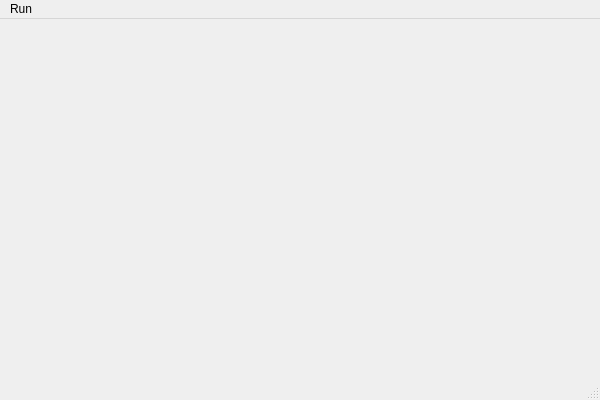
<?xml version="1.0" encoding="UTF-8"?>
<ui version="4.0">
 <class>MainWindow</class>
 <widget class="QMainWindow" name="MainWindow">
  <property name="geometry">
   <rect>
    <x>0</x>
    <y>0</y>
    <width>600</width>
    <height>400</height>
   </rect>
  </property>
  <property name="windowTitle">
   <string>MainWindow</string>
  </property>
  <widget class="QWidget" name="centralWidget"/>
  <widget class="QMenuBar" name="menuBar">
   <property name="geometry">
    <rect>
     <x>0</x>
     <y>0</y>
     <width>600</width>
     <height>22</height>
    </rect>
   </property>
   <widget class="QMenu" name="menuLab">
    <property name="title">
     <string>Run</string>
    </property>
    <addaction name="actionLab_1_1"/>
    <addaction name="actionLab_1_2"/>
    <addaction name="separator"/>
    <addaction name="actionLab_2_1"/>
    <addaction name="actionLab_2_2"/>
   </widget>
   <addaction name="menuLab"/>
  </widget>
  <widget class="QStatusBar" name="statusBar"/>
  <action name="actionLab_1_1">
   <property name="text">
    <string>Lab 1.1</string>
   </property>
  </action>
  <action name="actionLab_1_2">
   <property name="text">
    <string>Lab 1.2</string>
   </property>
  </action>
  <action name="actionLab_2_1">
   <property name="text">
    <string>Lab 2.1</string>
   </property>
  </action>
  <action name="actionLab_2_2">
   <property name="text">
    <string>Lab 2.2</string>
   </property>
  </action>
 </widget>
 <layoutdefault spacing="6" margin="11"/>
 <resources/>
 <connections/>
</ui>
